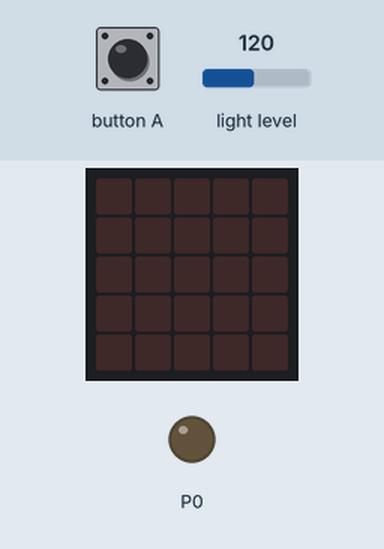
Recording of a program running on a simulated BBC micro:bit (MakeCode). On the bench: the board's 5×5 LED display, output pins drawn as LEDs (lit = HIGH). Inputs (shaded band) come from the test bench; at power-on: light level 120.

Above: at 1.2 s.
1.3 s: button A pressed for 0.15 s
At 2.1 s:
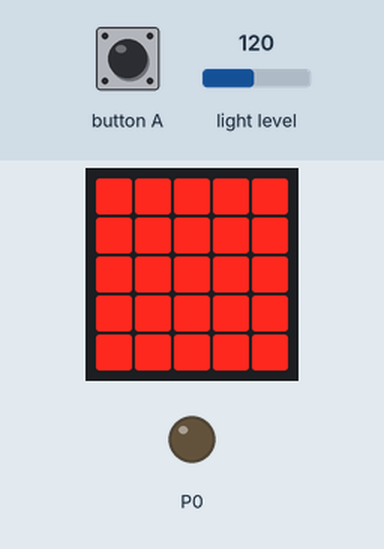
Timing chart, 0 to 4.3 s (numbered marks = the images above; inputs shaded):
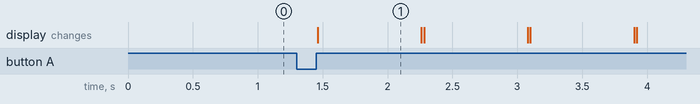

The program:

main.ts
```typescript
function right () {

}
function rear () {

}
function left () {

}
function stop () {
    pins.digitalWritePin(DigitalPin.P0, 0)
}
input.onButtonPressed(Button.A, function () {
    if (r < 0) {
        r += 1
    } else {
        r = 0
    }
})
input.onGesture(Gesture.Shake, function () {

})
function go () {

}
let light2 = 0
let speed = 0
let r = 0
pins.digitalWritePin(DigitalPin.P0, 90)
r = 1
let item = 2
stop()
basic.forever(function () {
    led.setBrightness(speed)
    if (r == 0) {
        if (item == 1) {
            basic.showLeds(`
                . . # . .
                . # # . .
                # . # # #
                . . # . .
                . . . . .
                `)
            basic.showLeds(`
                . # . . .
                # # . . .
                . # # # #
                . # . . #
                . . . . .
                `)
            basic.showLeds(`
                . . . . .
                # . . . .
                # # # . #
                . . . # #
                . . . . #
                `)
            basic.showLeds(`
                . . . . .
                . . . # .
                # # . # #
                . . # # .
                . . . # .
                `)
            basic.showLeds(`
                . . . . .
                . . # . .
                # . # # #
                . # # . .
                . . # . .
                `)
            basic.showLeds(`
                . . . . .
                . # . . #
                . # # # #
                # # . . .
                . # . . .
                `)
            basic.showLeds(`
                . . . . #
                . . . # #
                # # # . #
                # . . . .
                . . . . .
                `)
            basic.showLeds(`
                . . . # .
                . . # # .
                # # . # #
                . . . # .
                . . . . .
                `)
        } else {
            basic.showLeds(`
                # # # # #
                # # # # #
                # # # # #
                # # # # #
                # # # # #
                `)
            basic.showLeds(`
                # # # # #
                # # # # #
                # # # # #
                # # # # #
                # # # # #
                `)
        }
        stop()
        basic.clearScreen()
    }
})
basic.forever(function () {
    light2 = input.lightLevel() + 100
    if (light2 < 255) {
        light2 = 255
    }
    speed = light2
})
```

test.ts
```typescript
// 在這裡測試；當此封包作為擴充功能時，將不會編譯此內容。
```

Measured:
- after the input at 1.3 s, the display: changes after 0.16 s (image 1)
- what the display in image 1 shows lasts 0.8 s, from 1.5 s to 2.3 s
